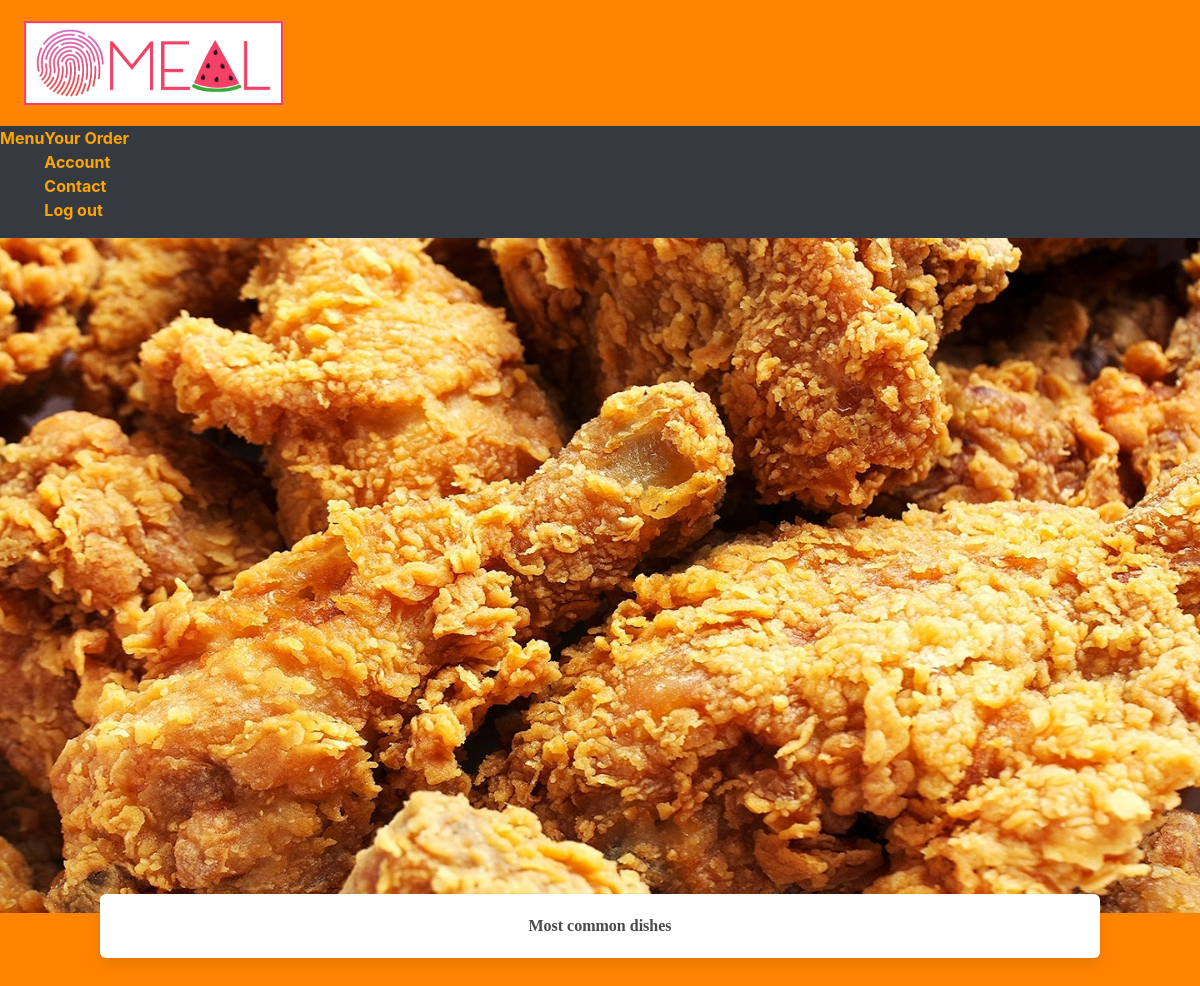
The app's page /most_common_dishes, older data.
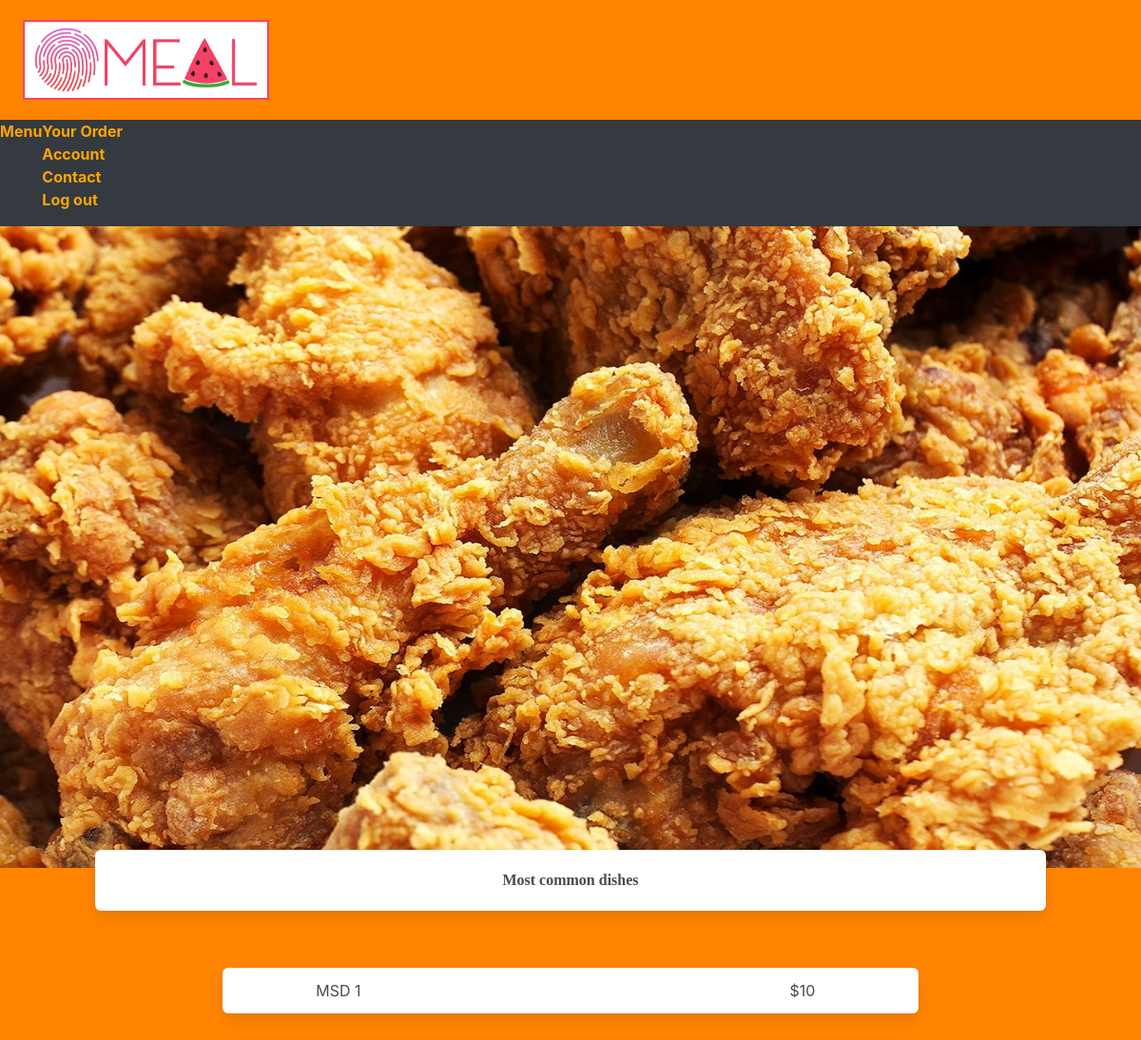
The same page, newer data.
### main.py (models this page shows, shortened)
class MostCommonDishes(db.Model):
    id = db.Column(db.Integer, primary_key=True)
    name = db.Column(db.String(200), nullable=False)
    price = db.Column(db.Integer)

### main.py (the view)
@main.route('/most_common_dishes', methods=['GET'])
def most_common_dishes():
    dishes = MostCommonDishes.query.order_by(MostCommonDishes.id).all()
    return render_template('view_option/view_menu/most_common_dishes.html', dishes=dishes)

### templates/view_option/view_menu/most_common_dishes.html (shortened to what this page needs)
{% extends "base.html" %}
{% block head%}
    <link rel= "stylesheet" type= "text/css" href= "{{ url_for('static',filename='styles/view_menu/style_each_menu.css') }}">
{%endblock%}
{% block body%}
<img class = "menu-img" src="../../../static/img/most_common_dishes.jpg" alt="">
<div class="box choosing-option has-text-weight-bold">Most common dishes</div>
<section class="section">
    {% for dish in dishes %}
    <div class="container">
        <div class=" columns has-text-centered is-mobile">
            <div class="column is-1"></div>
            <a href="/most_common_dishes/{{dish.id}}" class="column box has-text-centered is-8">
                <div class="columns is-mobile">
                    <div class="column is1">{{ dish.name }}</div>
                    <div class="column is7"></div>
                    <div class="column is4">${{ dish.price }}</div>
                </div>
            </a>
            <div class="column is-1"></div>
        </div>
    </div>
    {% endfor %}
</section>
{%endblock%}

Row changes from the older to the newer data that the page shows:
added MostCommonDishes: name "MSD 1", price "10"
